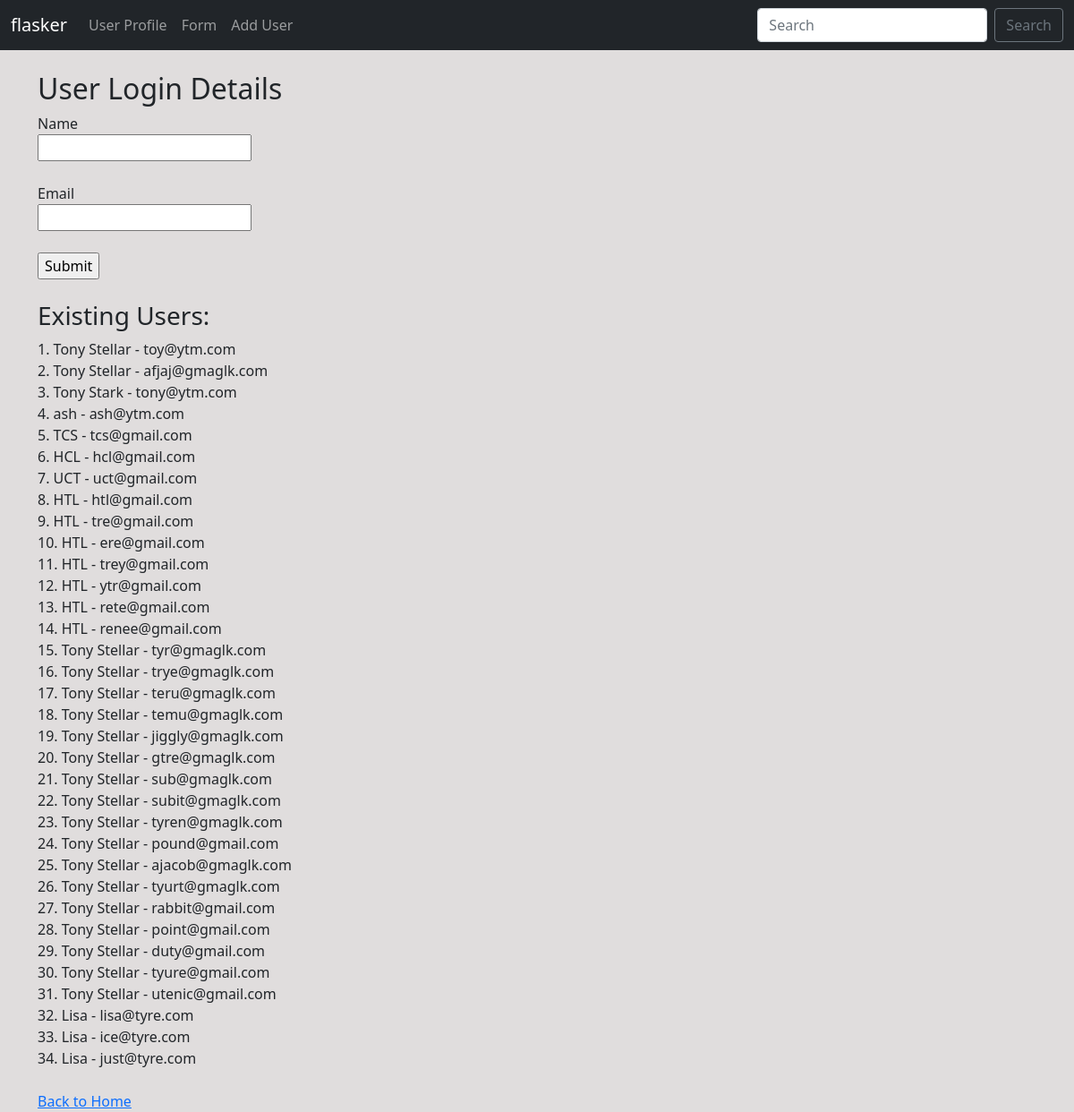
Screenshot of /user/add with the database file from the repository.
### hello.py (models this page shows, shortened)
class Users(db.Model):
    id = db.Column(db.Integer,primary_key=True)  #using PK automatically assigns the ID to each record
    name = db.Column(db.String(200), nullable=False)
    email = db.Column(db.String(120), nullable=False, unique=True)
    date_added = db.Column(db.DateTime, default=lambda: datetime.now(timezone.utc))

### hello.py (the view, shortened to what this page needs)
@app.route('/user/add', methods=['GET','POST'])
def add_user():
    name=None
    form = UserForm()
    our_users = Users.query.order_by(Users.date_added).all()
    return render_template("add_user.html", form=form, our_users=our_users,name = name)

### hello.py
class UserForm(FlaskForm):
    name = StringField(" Name", validators=[DataRequired()])
    email = StringField("Email", validators=[DataRequired()])
    submit = SubmitField("Submit")

### Templates/add_user.html (shortened to what this page needs)
{% extends 'base.html'%}
{% block content %}
<h2>User Login Details</h2>
<form method="POST">
    {{ form.name.label }}<br>
    {{ form.name() }}<br>
    <br>
    {{ form.email.label }}<br>
    {{ form.email() }}<br>
    <br>
    {{ form.submit() }}
</form>
<br>
{% if our_users %}
    <h3>Existing Users:</h3>
    {% for user in our_users %}
        {{ user.id }}. {{ user.name }} - {{ user.email }}<br>
    {% endfor %}
{% endif %}
<br>
<a href="{{ url_for('index') }}">Back to Home</a>
{% endblock %}

### Templates/base.html (shortened to what this page needs)
<!DOCTYPE html>
<html>
  <head>
    <link href="https://cdn.jsdelivr.net/npm/bootstrap@5.1.3/dist/css/bootstrap.min.css" rel="stylesheet">
    <link href="{{ url_for('static',filename='css/style.css')}}" rel="stylesheet">
    <link rel="stylesheet" href="https://cdn.jsdelivr.net/npm/bootstrap-icons@1.7.2/font/bootstrap-icons.css">
  </head>
  <body>
  {% include 'navbar.html' %}
  <div class="container">
        {% block content %}
        {% endblock %}
    </div>
  </body>
</html>

### Templates/navbar.html (shortened to what this page needs)
<nav class="navbar navbar-expand-lg navbar-dark bg-dark">
  <div class="container-fluid">
    <a class="navbar-brand" href="{{url_for('add')}}">flasker</a>
    <div class="collapse navbar-collapse" id="navbarSupportedContent">
      <ul class="navbar-nav me-auto mb-2 mb-lg-0">
        <li class="nav-item">
          <a class="nav-link" href="{{url_for('users',name='Tasha')}}">User Profile</a>
        </li>
        <li class="nav-item">
          <a class="nav-link" href="{{url_for('namerform')}}">Form</a>
        </li>
        <li class="nav-item">
          <a class="nav-link" href="{{url_for('add_user')}}">Add User</a>
        </li>
      </ul>
      <form class="d-flex" role="search">
        <input class="form-control me-2" type="search" placeholder="Search" aria-label="Search"/>
        <button class="btn btn-outline-secondary" type="submit">Search</button>
      </form>
    </div>
  </div>
</nav>

### Static/CSS/style.css (style rules this page uses)
body { background: #e0dddd; }

### rows the page displays
Users: id "1", name "Tony Stellar", email "toy@ytm.com"
Users: id "2", name "Tony Stellar", email "afjaj@gmaglk.com"
Users: id "3", name "Tony Stark", email "tony@ytm.com"
Users: id "4", name "ash", email "ash@ytm.com"
Users: id "5", name "TCS", email "tcs@gmail.com"
Users: id "6", name "HCL", email "hcl@gmail.com"
Users: id "7", name "UCT", email "uct@gmail.com"
Users: id "8", name "HTL", email "htl@gmail.com"
Users: id "9", name "HTL", email "tre@gmail.com"
Users: id "10", name "HTL", email "ere@gmail.com"
Users: id "11", name "HTL", email "trey@gmail.com"
Users: id "12", name "HTL", email "ytr@gmail.com"
Users: id "13", name "HTL", email "rete@gmail.com"
Users: id "14", name "HTL", email "renee@gmail.com"
Users: id "15", name "Tony Stellar", email "tyr@gmaglk.com"
Users: id "16", name "Tony Stellar", email "trye@gmaglk.com"
Users: id "17", name "Tony Stellar", email "teru@gmaglk.com"
Users: id "18", name "Tony Stellar", email "temu@gmaglk.com"
Users: id "19", name "Tony Stellar", email "jiggly@gmaglk.com"
Users: id "20", name "Tony Stellar", email "gtre@gmaglk.com"
Users: id "21", name "Tony Stellar", email "sub@gmaglk.com"
Users: id "22", name "Tony Stellar", email "subit@gmaglk.com"
Users: id "23", name "Tony Stellar", email "tyren@gmaglk.com"
Users: id "24", name "Tony Stellar", email "pound@gmail.com"
Users: id "25", name "Tony Stellar", email "ajacob@gmaglk.com"
Users: id "26", name "Tony Stellar", email "tyurt@gmaglk.com"
Users: id "27", name "Tony Stellar", email "rabbit@gmail.com"
Users: id "28", name "Tony Stellar", email "point@gmail.com"
Users: id "29", name "Tony Stellar", email "duty@gmail.com"
Users: id "30", name "Tony Stellar", email "tyure@gmail.com"
Users: id "31", name "Tony Stellar", email "utenic@gmail.com"
Users: id "32", name "Lisa", email "lisa@tyre.com"
Users: id "33", name "Lisa", email "ice@tyre.com"
Users: id "34", name "Lisa", email "just@tyre.com"
